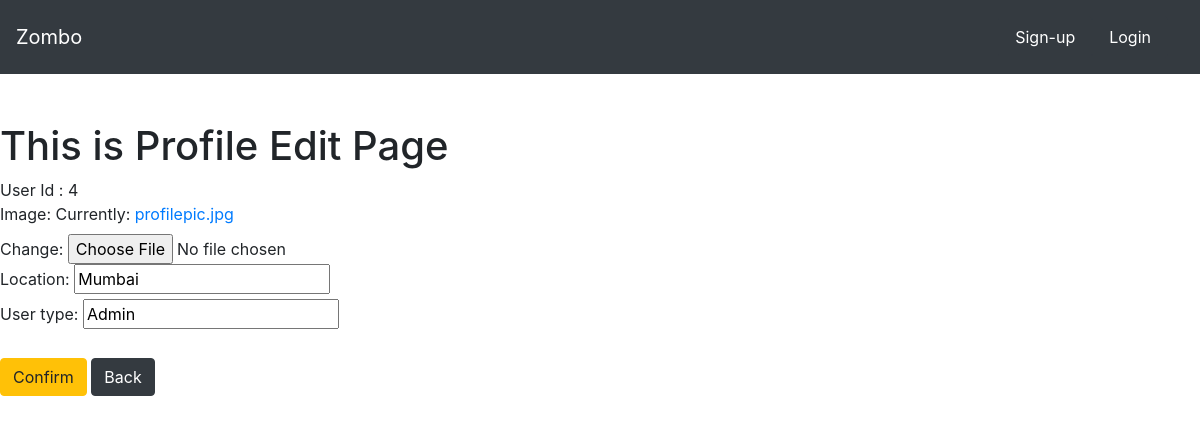
The app's page /users/profformedit/4/, older data.
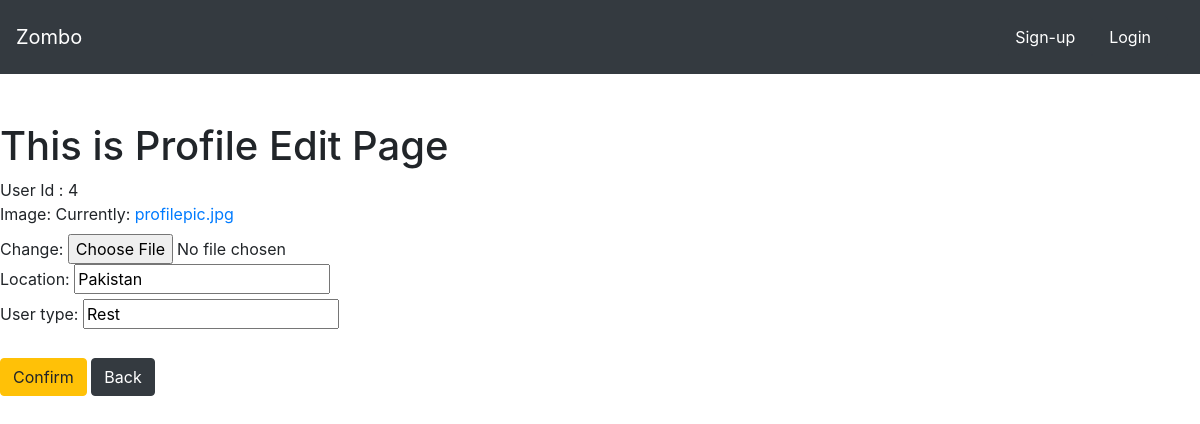
The same page, newer data.
### users/models.py (models this page shows, shortened)
class Profile(models.Model):
    user = models.OneToOneField(User, on_delete= models.CASCADE)
    image = models.ImageField(default='profilepic.jpg', upload_to='profile_pictures')
    location = models.CharField(max_length=100)
    user_type = models.CharField(max_length=50, default='usertype')

### users/views.py (the view)
# urls.py: path('profformedit/<int:userid>/', userviews.ProfileFormEdit, name='profformedit'),
def ProfileFormEdit(request, userid):
    prof = Profile.objects.get(user=userid)
    form = ProfileForm(request.POST or None, request.FILES or None ,instance=prof)
    if request.method == 'POST':
        form.save()
        return redirect('profile')
    context = {
        'userid':userid,
        'form': form
        }
    return render(request, 'users/profform.html', context)

### users/forms.py
class ProfileForm(forms.ModelForm):
    class Meta:
        model = Profile
        fields = ['image', 'location', 'user_type']

### users/templates/users/profform.html (shortened to what this page needs)
{% extends "food/base.html" %}
{% block body %}
<h1>This is Profile Edit Page</h1>
<form enctype = 'multipart/form-data' method="POST">
    User Id : {{ userid }}
    <br>
    {{ form }}
    <br>
    <button class='btn btn-warning' type='submit'>Confirm</button>
    <a class= 'btn btn-dark' href="{% url 'profile' %}">Back</a>
    <br>
</form>
{% endblock  %}

Row changes from the older to the newer data that the page shows:
changed Profile: location "Mumbai" → "Pakistan"; user_type "Admin" → "Rest"
